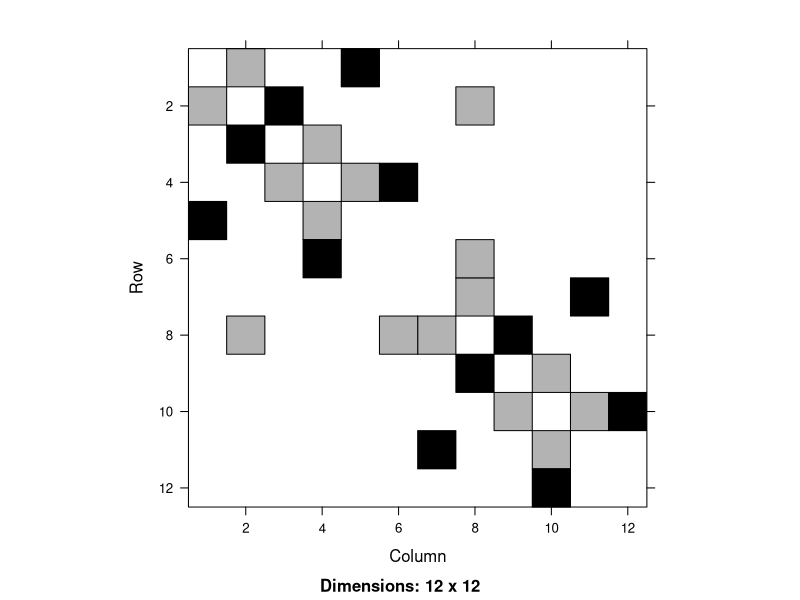
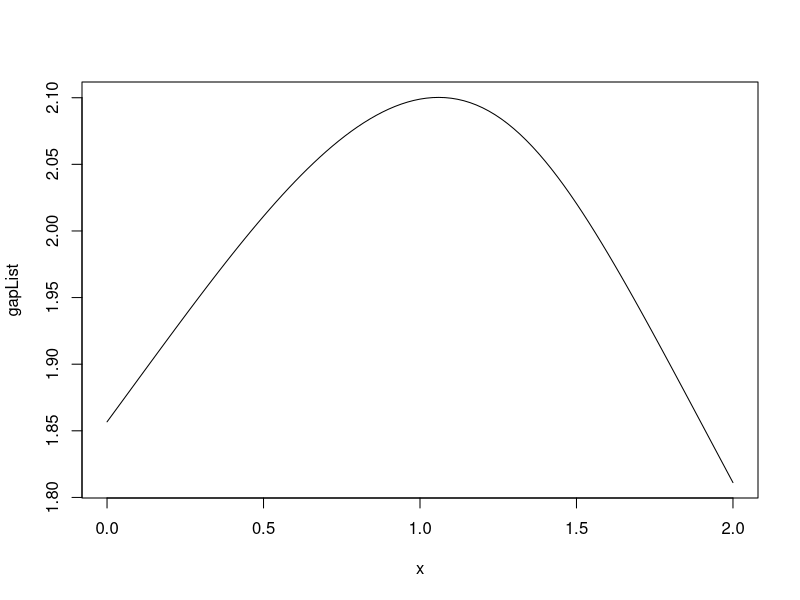
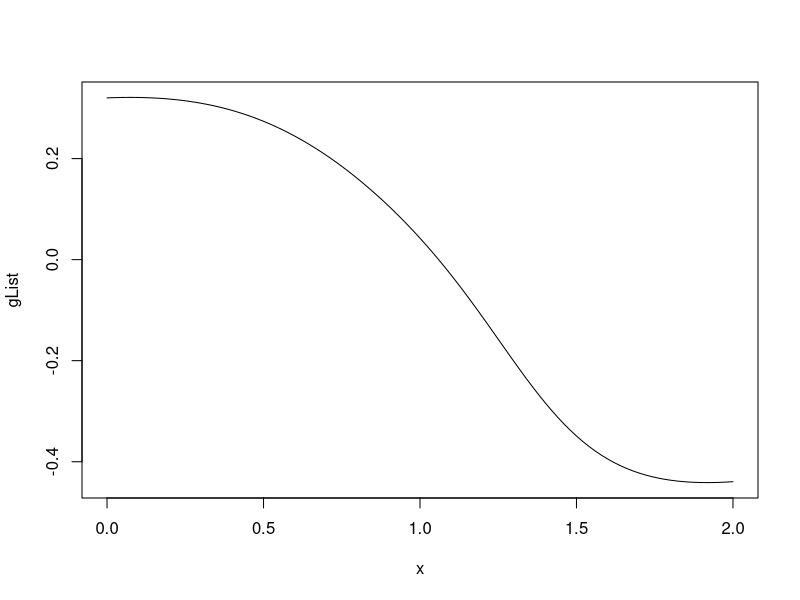
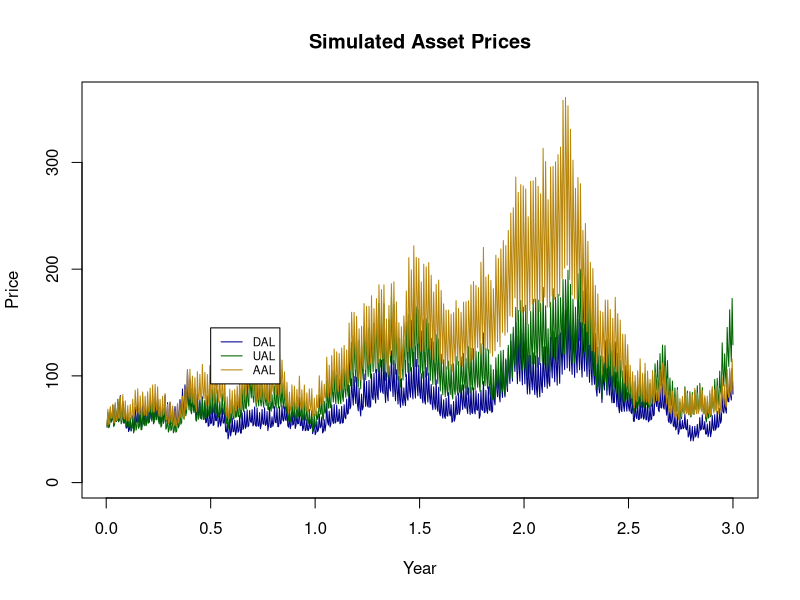

The R script that drew these images, in order:
## ---- chunk 1
knitr::opts_chunk$set(options(digits=8))
## ---- chunk 2
require(Matrix)
## ---- chunk 3
# Your code here
# UNCOMMENT NEXT LINE ONCE YOU CALCULATE W
W <- spMatrix(nrow =12, ncol=12, 
              i=c(2:5,8:11,1:4,7:10),
              j=c(1:4,7:10,2:5,8:11),
              x=c(c(1,2,1,1),c(1,2,1,1),c(1,2,1,1),c(1,2,1,1)))
a = 1
W[5,1] <- 2
W[1,5] <- 2
W[6,4] <- 2
W[4,6] <- 2
W[8,2] <- 2-a 
W[2,8] <- 2-a
W[8,6] <- a
W[6,8] <- a 
W[11,7] <- 2 
W[7,11] <- 2 
W[12,10] <- 2 
W[10,12] <- 2
W
image(W)
## ---- chunk 4
# Your code here

## ---- chunk 5
# Your code here
sg = function(a) {
  W[8,2] = 2-a
  W[2,8] = 2-a
  W[8,6] = a
  W[6,8] = a
  eigenValue = eigen(W)$values 
  negEigen=min(eigenValue) 
  posEigen=max(eigenValue)
  for (i in eigenValue) {
    if (i<0 & i>negEigen) {
      negEigen=i 
    }
    if (i>0&i<posEigen) { 
      posEigen=i
    } 
  }
  gap=posEigen-negEigen
  return(gap) 
}

gapList = function(rangeA) { 
  gapList=list()
  for (a in rangeA){
  gapList[length(gapList)+1]=sg(a) }
  return(gapList)
}

sg(1)

# Your plot command here
plot.function(gapList,0,2)
## ---- chunk 6
# Your code here
FDDeriv = function(f,delta=.000001){ function(x){(f(x+delta) - f(x-delta))/(2*delta)}
}
g=FDDeriv(sg)
gList = function(rangeA){
gList=list()
for (a in rangeA){
gList[length(gList)+1]=g(a) }
return(gList) }
plot.function(gList,0,2)

secant = function(f, a, b, tol = 1e-05, maxiters = 12) { history = rep(NA, maxiters)
history[1] = a
history[2] = b
for (k in 3:maxiters) {
x1 = history[k-2]
x2 = history[k-1]
newx = x2 - (f(x2)*(x2-x1))/(f(x2)-f(x1)) 
history[k] = newx
change = newx - history[k-1]
if (abs(change) < tol * max(abs(history[k - 1]), tol)) break }
return(list(root = newx, history = history[!is.na(history)])) }
root=secant(g,0,2)$root
# UNCOMMENT NEXT LINE ONCE YOU CALCULATE THE ROOT
paste("Root =",as.character(root)) 
## ---- chunk 7
GBM <- function(N, sigma, mu, S0, Wt = NULL) {
  # Creates a single asset path of daily prices using Geometric Brownian Motion. 
  # One year is 252 days since that is about how many trading days are in any
  # given year.
  #
  # Inputs:
  #   N: Number of days in the path.
  #   sigma: Standard deviation of daily continuously compounded 
  #          returns (known as volatility).
  #   mu: Average daily continuously compounded returns (known as drift). 
  #   S0: The initial price of the asset. 
  #   Wt: The cumulative Brownian motion of the model. This can be supplied or 
  #       left as NULL. In the case that it is NULL, a vector will be provided.
  #       If you include this argument, it must be a vector of length N of the 
  #       cumulative sum of a random variable to work properly. (Steps i.-iii. below    
  #       create this.) 
  #
  # Returns:
  #   A vector of length N containing the asset prices generated by the specified
  #   GBM. 
  if (is.null(Wt)) {
    Wt <- cumsum(rnorm(N, 0, 1))
  }
  t <- (1:N)/252
  p1 <- (mu - 0.5*(sigma*sigma)) * t
  p2 <- sigma * Wt
  St = S0 * exp(p1 + p2)
  return(St)
}
## ---- chunk 8
CorrelatedGBM <- function(N, S0, mu, sigma, cor.mat) {
  # Creates a matrix of correlated daily price paths using Geometric 
  # Brownian Motion. 
  #
  # Inputs: 
  #   N: Number of days in the path.
  #   mu: A vector of drift or average daily continuously compounded returns.  
  #   sigma: A vector of volatility or standard deviation of daily continuously   compounded returns. 
  #   S0: A vector of initial prices of the assets. 
  #   cor.mat: The correlation matrix of the daily continuously compounded 
  #            returns. 
  #
  # Returns:
  #   A matrix of simulated daily price paths of length N having the same number
  #   of assets as in the mu and sigma vectors. Note that mu and sigma must have
  #   the same dimensions. 
  
  GBMs <- matrix(nrow = N, ncol = length(mu)) # Generate empty GBM vector for return
  
  # Fill in code below for Step i.
	R = chol(cor.mat)
  # Step ii. (done for you):
  X <- matrix(rnorm(N * length(mu), 0, 1), ncol = length(mu)) # Generate the Nxn random matrix
  X <- apply(X, 2, cumsum) # cumulate value from random matrix to reflect compounded return.
  
  # Fill in code below for Step iii.
  Wt = X%*%R
  # Fill in code below for Step iv. and store it in GBMs:
  GBMs = GBM(N,sigma,mu, S0, Wt)
  return(GBMs)
}
## ---- chunk 9
# Your code here
library(readr)
AirlineStockPrices <- read_csv("AirlineStockPrices.csv",
col_names = FALSE, skip = 1)

S <- as.matrix(AirlineStockPrices)
R = matrix(0,nrow = nrow(S)-1, ncol = ncol(S))
for (j in 1:ncol(S)){
for (i in 1:(nrow(S)-1)){
R[i,j]=log(S[i+1,j]/S[i,j]) }
}

cor.mat=cor(R)

mu=colMeans(R)

sigma =c(sd(R[,1]),sd(R[,2]),sd(R[,3])) 
S0=c(S[nrow(S),])
S0
## ---- chunk 10
N=252*3
##UNCOMMENT CODE BELOW ONCE ALL VARIABLES FROM PREVIOUS PROBLEM ARE DEFINED 

# make correlated asset paths
set.seed(123) # include this so everyone has the same random initialization
paths <- CorrelatedGBM(N, S0 , mu, sigma, cor.mat)
 
# make a basic r plot 
colors <- c('darkblue', 'darkgreen', 'darkgoldenrod')
t <- (1:N)/252
plot(t, paths[,1], type = 'l', ylim = c(0, max(paths)), xlab = "Year", 
    ylab = "Price", main = "Simulated Asset Prices", col = colors[1])
 
for (i in 2:ncol(paths)) {
 lines(t, paths[, i], col = colors[i])
}
legend(x = 0.5, y = 145,c('DAL','UAL','AAL'), lty = c(1,1,1), col = colors, cex = 0.7)
